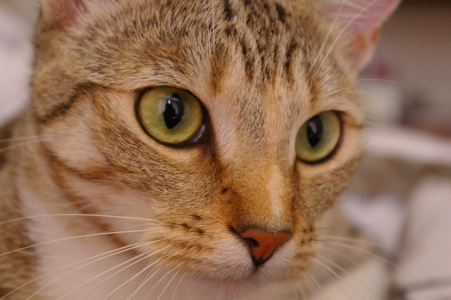
#> input picture skimage.data.chelsea(), 451 x 300 px
$ jupyter execute hog.ipynb   (shell and % lines are left out)
#> lines starting #> are read from the running program, lines starting #| are printed output that depends on the picture
[cell 1]
from skimage import data
%pylab inline

[cell 2]
imshow(data.chelsea())

[cell 3]
"""
===============================
Histogram of Oriented Gradients
===============================

The `Histogram of Oriented Gradient
<http://en.wikipedia.org/wiki/Histogram_of_oriented_gradients>`__ (HOG) feature
descriptor [1]_ is popular for object detection.

In the following example, we compute the HOG descriptor and display
a visualisation.

Algorithm overview
------------------

Compute a Histogram of Oriented Gradients (HOG) by

    1. (optional) global image normalisation
    2. computing the gradient image in x and y
    3. computing gradient histograms
    4. normalising across blocks
    5. flattening into a feature vector

The first stage applies an optional global image normalisation
equalisation that is designed to reduce the influence of illumination
effects. In practice we use gamma (power law) compression, either
computing the square root or the log of each colour channel.
Image texture strength is typically proportional to the local surface
illumination so this compression helps to reduce the effects of local
shadowing and illumination variations.

The second stage computes first order image gradients. These capture
contour, silhouette and some texture information, while providing
further resistance to illumination variations. The locally dominant
colour channel is used, which provides colour invariance to a large
extent. Variant methods may also include second order image derivatives,
which act as primitive bar detectors - a useful feature for capturing,
e.g. bar like structures in bicycles and limbs in humans.

The third stage aims to produce an encoding that is sensitive to
local image content while remaining resistant to small changes in
pose or appearance. The adopted method pools gradient orientation
information locally in the same way as the SIFT [2]_
feature. The image window is divided into small spatial regions,
called "cells". For each cell we accumulate a local 1-D histogram
of gradient or edge orientations over all the pixels in the
cell. This combined cell-level 1-D histogram forms the basic
"orientation histogram" representation. Each orientation histogram
divides the gradient angle range into a fixed number of
predetermined bins. The gradient magnitudes of the pixels in the
cell are used to vote into the orientation histogram.

The fourth stage computes normalisation, which takes local groups of
cells and contrast normalises their overall responses before passing
to next stage. Normalisation introduces better invariance to illumination,
shadowing, and edge contrast. It is performed by accumulating a measure
of local histogram "energy" over local groups of cells that we call
"blocks". The result is used to normalise each cell in the block.
Typically each individual cell is shared between several blocks, but
its normalisations are block dependent and thus different. The cell
thus appears several times in the final output vector with different
normalisations. This may seem redundant but it improves the performance.
We refer to the normalised block descriptors as Histogram of Oriented
Gradient (HOG) descriptors.

The final step collects the HOG descriptors from all blocks of a dense
overlapping grid of blocks covering the detection window into a combined
feature vector for use in the window classifier.

References
----------

.. [1] Dalal, N. and Triggs, B., "Histograms of Oriented Gradients for
       Human Detection," IEEE Computer Society Conference on Computer
       Vision and Pattern Recognition, 2005, San Diego, CA, USA.

.. [2] David G. Lowe, "Distinctive image features from scale-invariant
       keypoints," International Journal of Computer Vision, 60, 2 (2004),
       pp. 91-110.

"""
import matplotlib.pyplot as plt

from skimage.feature import hog
from skimage import data, color, exposure


image = imread('../FY3490/mp.png')
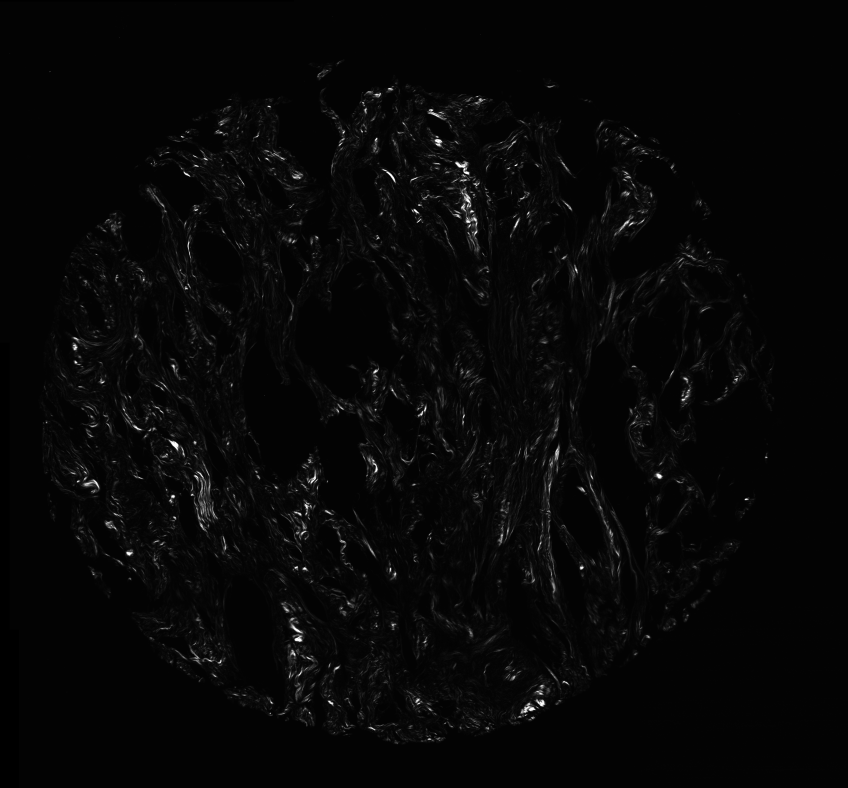
#> input picture mp.png, 2542 x 2362 px, found by its file name (shown at 1/3 size)
#> image is the input picture: shape (2362, 2542) float32; min 0, max 1, mean 0.0274

fd, hog_image = hog(image, pixels_per_cell=(128, 128),
                    cells_per_block=(1, 1), visualise=True)
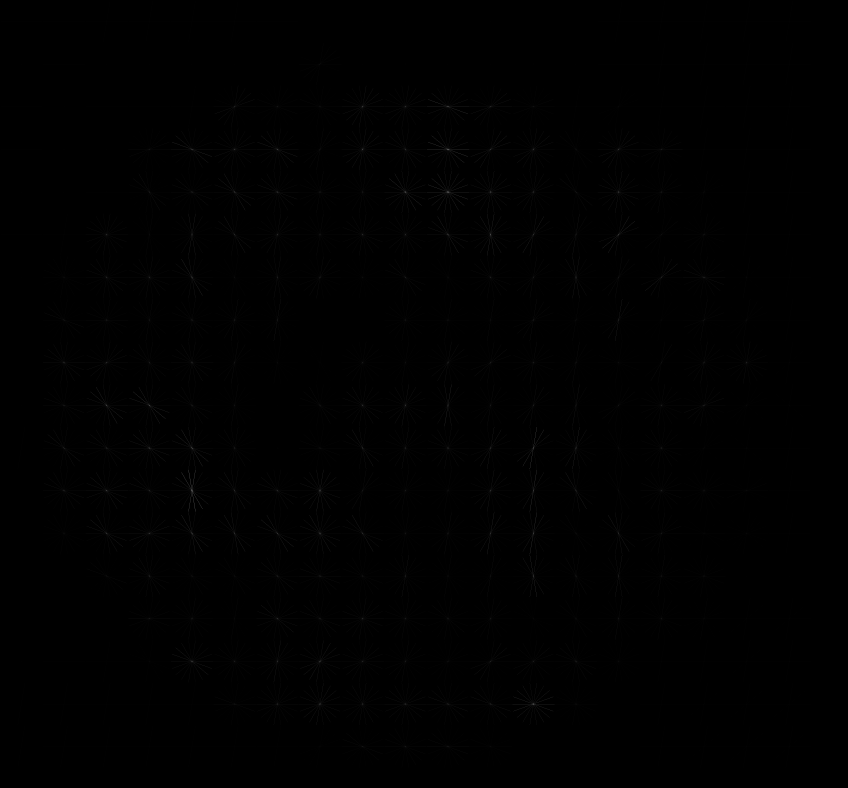
#> hog_image: shape (2362, 2542) float32 (shown at 1/3 size); min 0, max 0.0582, mean 9.94e-05; drawn with min black and max white
#> fd = 3078 values, max 0.703 at index 117, min 0 at index 7, mean 0.293

fig, (ax1, ax2) = plt.subplots(1, 2, figsize=(16, 8))

ax1.axis('off')
ax1.imshow(image, cmap=plt.cm.gray)
ax1.set_title('Input image')

# Rescale histogram for better display
hog_image_rescaled = exposure.rescale_intensity(hog_image, in_range=(0, 0.02))

ax2.axis('off')
ax2.imshow(hog_image_rescaled, cmap=plt.cm.gray)
ax2.set_title('Histogram of Oriented Gradients')
plt.show()
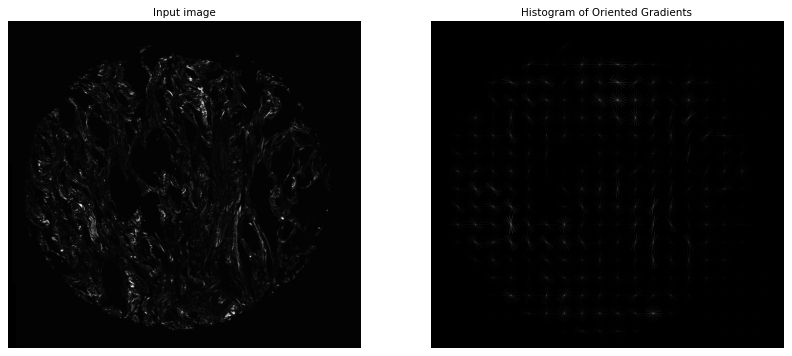
#> figure drawn by matplotlib, 2 panels

[cell 4]
imsave('hog.png', hog_image)
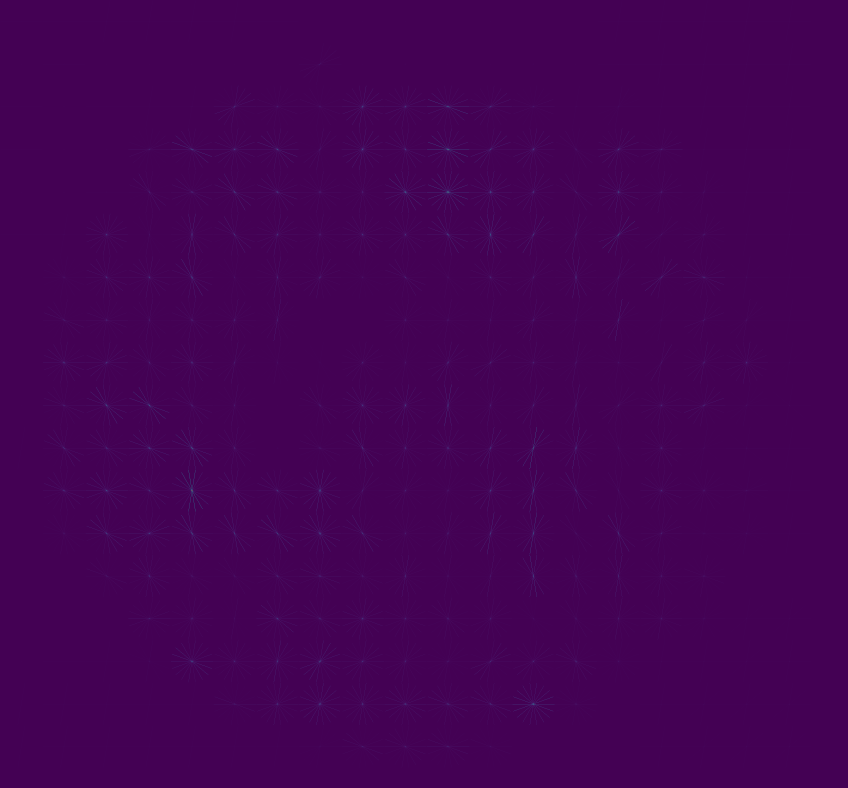
#> saved as hog.png: shape (2362, 2542, 3) (shown at 1/3 size); mean R, G, B 68.1, 1.6, 84.5
